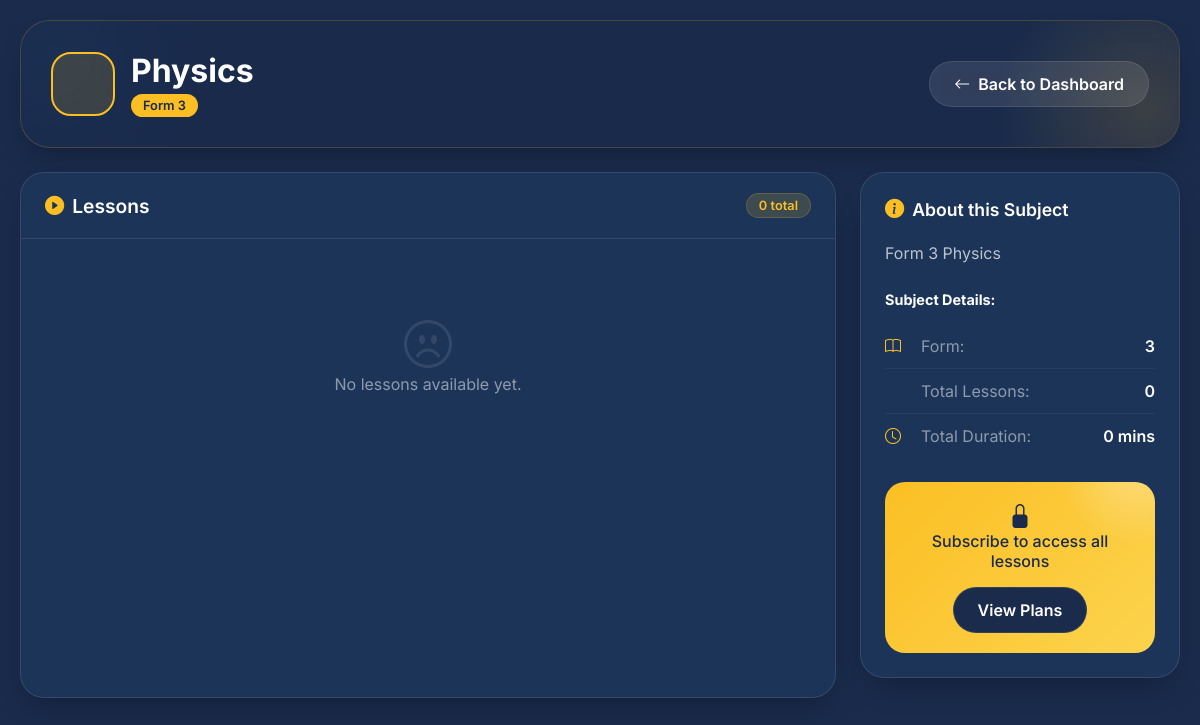
The page /subject/2 (signed in) on the database its author committed.
### models.py (models this page shows)
class Subject(db.Model):
    id = db.Column(db.Integer, primary_key=True)
    name = db.Column(db.String(100), nullable=False)
    form = db.Column(db.Integer, nullable=False)
    description = db.Column(db.Text)
    icon = db.Column(db.String(50), default='book')
    order = db.Column(db.Integer, default=0)
    created_at = db.Column(db.DateTime, default=datetime.utcnow)

### app.py (the view, shortened to what this page needs)
@app.route('/subject/<int:subject_id>')
@login_required
def view_subject(subject_id):
    subject = Subject.query.get_or_404(subject_id)
    if current_user.is_admin:
        lessons = Lesson.query.filter_by(subject_id=subject_id).order_by(Lesson.order).all()
        return render_template('subject.html', subject=subject, lessons=lessons)

### app.py (called while the page is built)
@app.context_processor
def inject_site_url():
    return dict(site_url=app.config['SITE_URL'])

@app.after_request
def add_no_cache_headers(response):
    response.headers['Cache-Control'] = 'no-cache, no-store, must-revalidate, private, max-age=0'
    response.headers['Pragma'] = 'no-cache'
    response.headers['Expires'] = '0'
    return response

@login_manager.user_loader
def load_user(user_id):
    return User.query.get(int(user_id))

### models.py (called while the page is built, shortened)
    def has_access(self, form_number):
        if not self.is_active_subscriber or not self.subscription_expiry:
            return False

### templates/subject.html (shortened to what this page needs)
<!DOCTYPE html>
<html lang="en">
<head>
    <link rel="stylesheet" href="https://cdn.jsdelivr.net/npm/bootstrap-icons@1.11.3/font/bootstrap-icons.min.css">
</head>
<body>
    <div class="app">
        <div class="subject-header">
            <div class="header-content">
                <div class="header-title">
                    <div class="header-icon">
                    </div>
                    <div class="header-text">
                        <h1>{{ subject.name }}</h1>
                        <span class="form-badge">Form {{ subject.form }}</span>
                    </div>
                </div>
                <a href="{{ url_for('dashboard') }}" class="btn-back">
                    <i class="bi bi-arrow-left"></i>
                    Back to Dashboard
                </a>
            </div>
        </div>
        <div class="content-layout">
            <div class="lessons-card">
                <div class="card-header">
                    <i class="bi bi-play-circle-fill"></i>
                    <h2>Lessons</h2>
                    <span class="lesson-count" id="lessonCount">{{ lessons|length if lessons else '0' }} total</span>
                </div>
                <div class="lessons-list" id="lessonsList">
                    {% if lessons and lessons|length > 0 %}
                        {% for lesson in lessons %}
                            <div class="lesson-item" data-lesson-id="{{ lesson.id }}">
                                <div class="lesson-info">
                                    <div class="lesson-title-wrapper">
                                        <i class="bi bi-{% if lesson.content_type == 'video' %}camera-reel{% elif lesson.content_type == 'audio' %}mic{% else %}file-text{% endif %}"></i>
                                        <span class="lesson-title">{{ lesson.title }}</span>
                                    </div>
                                    <div class="lesson-meta">
                                        <span class="duration-badge">
                                            <i class="bi bi-clock"></i>
                                            {{ lesson.duration }} mins
                                        </span>
                                        {% if lesson.is_free %}
                                            <span class="free-badge">
                                                <i class="bi bi-gift-fill"></i>
                                                FREE PREVIEW
                                            </span>
                                        {% endif %}
                                    </div>
                                    {% if lesson.description %}
                                        <div class="lesson-description">
                                            {{ lesson.description|truncate(100) }}
                                        </div>
                                    {% endif %}
                                </div>
                                <div>
                                    {% if lesson.is_free or (current_user and (current_user.has_access(subject.form) or current_user.subscription_form == 'combined')) %}
                                        <a href="{{ url_for('view_lesson', lesson_id=lesson.id) }}" class="btn-watch">
                                            Watch Lesson
                                            <i class="bi bi-arrow-right"></i>
                                        </a>
                                    {% else %}
                                        <span class="btn-locked" onclick="showToast('Subscribe to access this lesson', 'warning'); return false;">
                                            <i class="bi bi-lock-fill"></i>
                                            Locked
                                        </span>
                                    {% endif %}
                                </div>
                            </div>
                        {% endfor %}
                    {% else %}
                        <div class="empty-state" id="emptyState" style="display: none;">
                            <i class="bi bi-emoji-frown"></i>
                            <p>No lessons available yet.</p>
                        </div>
                    {% endif %}
                </div>
            </div>
            <div>
                <div class="sidebar-card">
                    <div class="sidebar-title">
                        <i class="bi bi-info-circle-fill"></i>
                        <h3>About this Subject</h3>
                    </div>
                    <p class="subject-description" id="subjectDescription">
                        {{ subject.description or 'No description available.' }}
                    </p>
                    <h6 style="color: white; margin-bottom: 16px; font-size: 0.9rem;">Subject Details:</h6>
                    <ul class="details-list">
                        <li>
                            <i class="bi bi-book"></i>
                            <span>Form:</span>
                            <strong>{{ subject.form }}</strong>
                        </li>
                        <li>
                            <span>Total Lessons:</span>
                            <strong id="totalLessonsCount">{{ lessons|length if lessons else 0 }}</strong>
                        </li>
                        <li>
                            <i class="bi bi-clock"></i>
                            <span>Total Duration:</span>
                            <strong id="totalDuration">{{ lessons|sum(attribute='duration') if lessons else 0 }} mins</strong>
                        </li>
                    </ul>
                    {% if not current_user.has_access(subject.form) and not current_user.subscription_form == 'combined' %}
                        <div class="subscription-alert">
                            <i class="bi bi-lock-fill"></i>
                            <p>Subscribe to access all lessons</p>
                            <a href="{{ url_for('pricing') }}" class="btn-plan">
                                View Plans
                            </a>
                        </div>
                    {% endif %}
                </div>
            </div>
        </div>
    </div>
</body>
</html>

### rows shown on the page
Subject: name "Physics", form "3", description "Form 3 Physics"

### other values the page prints
{{ lessons|length if lessons else '0' }} "0"
{{ lessons|length if lessons else 0 }} "0"
{{ lessons|sum(attribute='duration') if lessons else 0 }} "0"
